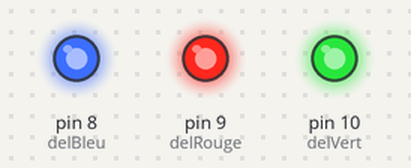
Bench run of a sketch on a simulated Arduino Uno, built with avr-gcc and run on an emulated ATmega328P. On the bench: output pins drawn as LEDs (lit = HIGH).

Above: at 0.2 s.
At 1.7 s:
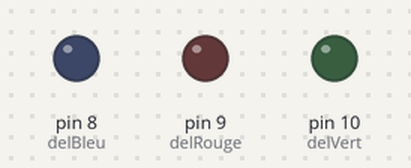
Timing chart, 0 to 3.0 s (numbered marks = the images above):
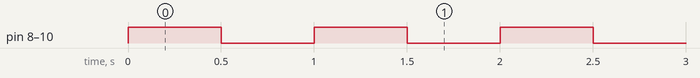

Measured:
- by itself, pin 8 (delBleu), pin 9 (delRouge), pin 10 (delVert): alternates HIGH for 0.50 s and LOW for 0.50 s

The sketch:

Test_circuit.ino
```cpp
int delBleu  = 8;
int delRouge = 9;
int delVert  = 10;

void setup() {

    pinMode(delBleu, OUTPUT);
    pinMode(delRouge,OUTPUT);
    pinMode(delVert, OUTPUT);
}

void loop() {

     digitalWrite(delBleu, HIGH);
      digitalWrite(delRouge, HIGH);
     digitalWrite(delVert, HIGH);

     delay(500);

     digitalWrite(delBleu, LOW);
     digitalWrite(delRouge, LOW);
     digitalWrite(delVert, LOW);

     delay(500);
}
```
